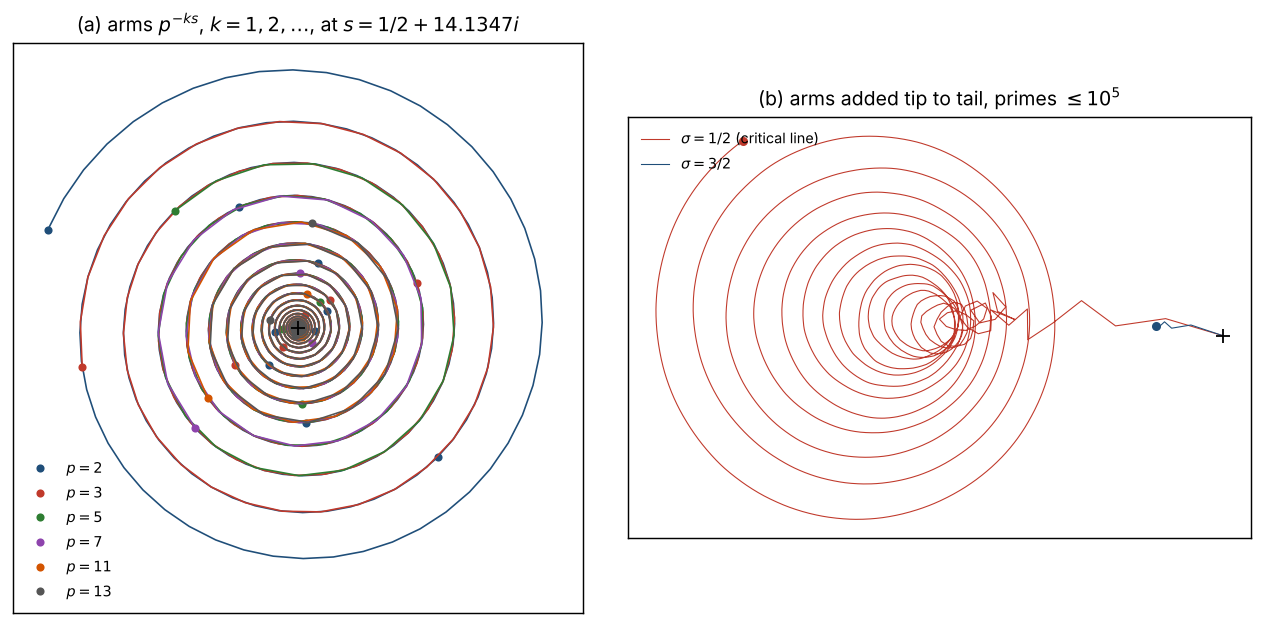

The script that saved this image:
#!/usr/bin/env python3
"""One spiral arm per prime (the author's drawing, log entry 46).

At s = sigma + i t the prime p contributes the points p^{-k s}, k = 1, 2, ...:
radius p^{-k sigma}, angle -k t log p.  Each prime turns by its own angle t log p
(its own 'Frobenius'), and every arm spirals into the common centre 0.
Summing an arm gives the Euler factor: sum_k p^{-ks}/k = -log(1 - p^{-s}); summing all
arms gives log zeta(s).  Panel (b) adds the arms tip to tail over the primes
up to 10^5, at sigma = 1/2 and sigma = 3/2.
"""
import math, os, sys
import numpy as np
import matplotlib; matplotlib.use('Agg'); import matplotlib.pyplot as plt

t = 14.134725141734693                     # first ordinate of zeta
out = sys.argv[1] if len(sys.argv) > 1 else 'prime_spirals.png'
plt.rcParams.update({'font.size': 9})
fig, (a1, a2) = plt.subplots(1, 2, figsize=(10, 4.8))
cols = ['#1f4e79', '#c0392b', '#2e7d32', '#8e44ad', '#d35400', '#555555']
for p, c in zip([2, 3, 5, 7, 11, 13], cols):
    u = np.linspace(1, 9, 600)
    z = np.exp(-u * (0.5 + 1j * t) * math.log(p))
    a1.plot(z.real, z.imag, color=c, lw=0.9)
    kk = np.arange(1, 10); zk = np.exp(-kk * (0.5 + 1j * t) * math.log(p))
    a1.plot(zk.real, zk.imag, 'o', color=c, ms=3.5, label=f'$p={p}$')
a1.plot(0, 0, 'k+', ms=8)
a1.set_aspect('equal'); a1.set_xlim(-0.75, 0.75); a1.set_ylim(-0.75, 0.75)
a1.set_title(r'(a) arms $p^{-ks}$, $k=1,2,\ldots$, at $s=1/2+14.1347i$')
a1.legend(frameon=False, fontsize=8, loc='lower left'); a1.set_xticks([]); a1.set_yticks([])

N = 100_000
sv = np.ones(N + 1, bool); sv[:2] = False
for i in range(2, int(N ** 0.5) + 1):
    if sv[i]: sv[i * i::i] = False
pr = np.nonzero(sv)[0].astype(float)
for sigma, c, lab in ((0.5, '#c0392b', r'$\sigma=1/2$ (critical line)'), (1.5, '#1f4e79', r'$\sigma=3/2$')):
    s = sigma + 1j * t
    w = -np.log(1 - np.exp(-s * np.log(pr)))     # each arm summed
    path = np.concatenate([[0], np.cumsum(w)])
    a2.plot(path.real, path.imag, color=c, lw=0.6, label=lab)
    a2.plot(path[-1].real, path[-1].imag, 'o', color=c, ms=4)
a2.plot(0, 0, 'k+', ms=8)
a2.set_aspect('equal'); a2.legend(frameon=False, fontsize=8, loc='upper left')
a2.set_title(r'(b) arms added tip to tail, primes $\leq10^5$')
a2.set_xticks([]); a2.set_yticks([])
fig.tight_layout(); fig.savefig(out, dpi=130, bbox_inches='tight')
